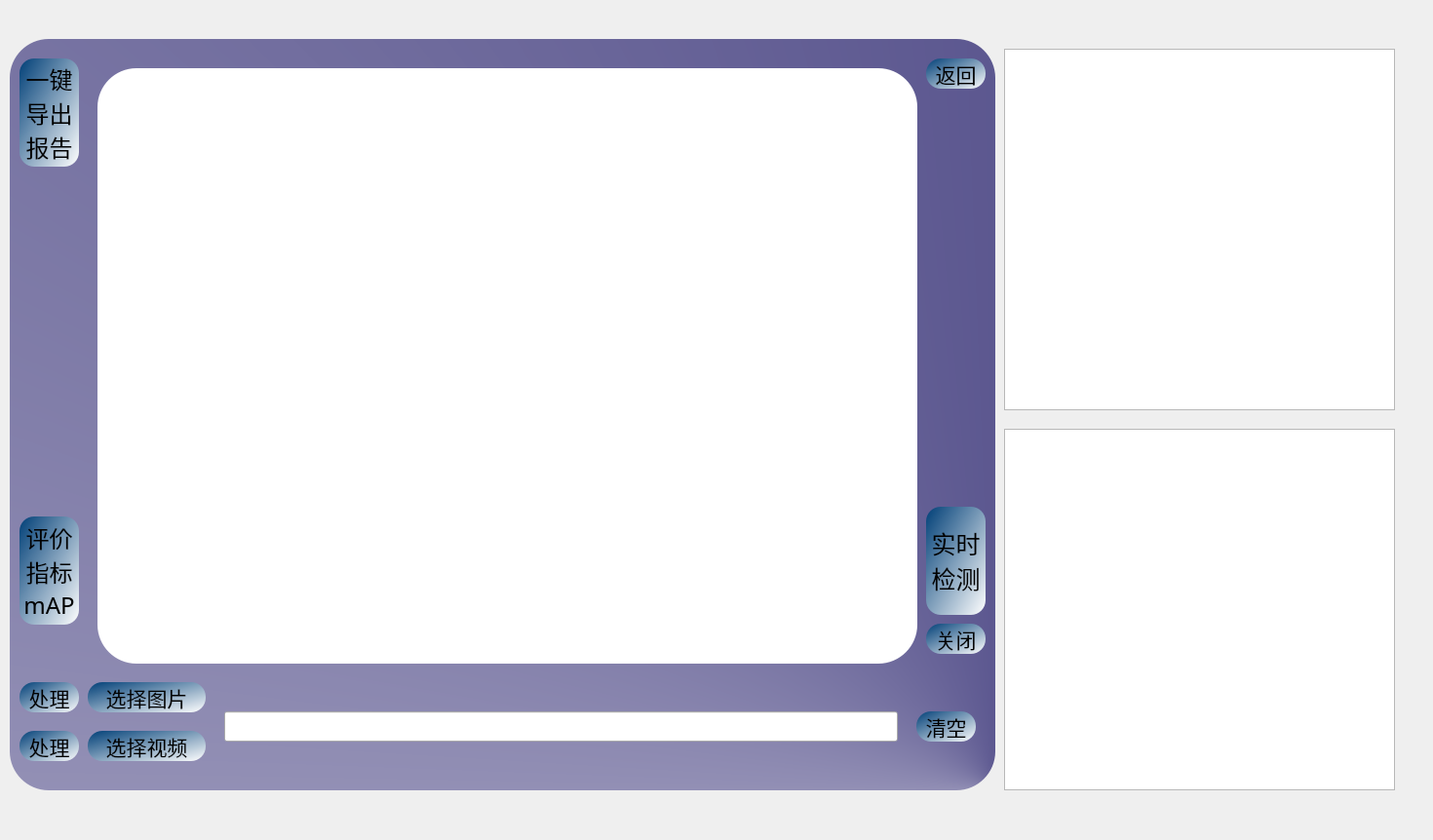
<?xml version="1.0" encoding="UTF-8"?>
<ui version="4.0">
 <class>Form</class>
 <widget class="QWidget" name="Form">
  <property name="geometry">
   <rect>
    <x>0</x>
    <y>0</y>
    <width>1470</width>
    <height>862</height>
   </rect>
  </property>
  <property name="windowTitle">
   <string>Form</string>
  </property>
  <widget class="QLabel" name="label">
   <property name="geometry">
    <rect>
     <x>10</x>
     <y>40</y>
     <width>1011</width>
     <height>771</height>
    </rect>
   </property>
   <property name="palette">
    <palette>
     <active>
      <colorrole role="Button">
       <brush brushstyle="ConicalGradientPattern">
        <gradient centralx="1.000000000000000" centraly="1.000000000000000" angle="0.000000000000000" type="ConicalGradient" spread="PadSpread" coordinatemode="ObjectBoundingMode">
         <gradientstop position="0.000000000000000">
          <color alpha="255">
           <red>38</red>
           <green>32</green>
           <blue>107</blue>
          </color>
         </gradientstop>
         <gradientstop position="1.000000000000000">
          <color alpha="255">
           <red>255</red>
           <green>255</green>
           <blue>255</blue>
          </color>
         </gradientstop>
        </gradient>
       </brush>
      </colorrole>
      <colorrole role="Base">
       <brush brushstyle="ConicalGradientPattern">
        <gradient centralx="1.000000000000000" centraly="1.000000000000000" angle="0.000000000000000" type="ConicalGradient" spread="PadSpread" coordinatemode="ObjectBoundingMode">
         <gradientstop position="0.000000000000000">
          <color alpha="255">
           <red>38</red>
           <green>32</green>
           <blue>107</blue>
          </color>
         </gradientstop>
         <gradientstop position="1.000000000000000">
          <color alpha="255">
           <red>255</red>
           <green>255</green>
           <blue>255</blue>
          </color>
         </gradientstop>
        </gradient>
       </brush>
      </colorrole>
      <colorrole role="Window">
       <brush brushstyle="ConicalGradientPattern">
        <gradient centralx="1.000000000000000" centraly="1.000000000000000" angle="0.000000000000000" type="ConicalGradient" spread="PadSpread" coordinatemode="ObjectBoundingMode">
         <gradientstop position="0.000000000000000">
          <color alpha="255">
           <red>38</red>
           <green>32</green>
           <blue>107</blue>
          </color>
         </gradientstop>
         <gradientstop position="1.000000000000000">
          <color alpha="255">
           <red>255</red>
           <green>255</green>
           <blue>255</blue>
          </color>
         </gradientstop>
        </gradient>
       </brush>
      </colorrole>
     </active>
     <inactive>
      <colorrole role="Button">
       <brush brushstyle="ConicalGradientPattern">
        <gradient centralx="1.000000000000000" centraly="1.000000000000000" angle="0.000000000000000" type="ConicalGradient" spread="PadSpread" coordinatemode="ObjectBoundingMode">
         <gradientstop position="0.000000000000000">
          <color alpha="255">
           <red>38</red>
           <green>32</green>
           <blue>107</blue>
          </color>
         </gradientstop>
         <gradientstop position="1.000000000000000">
          <color alpha="255">
           <red>255</red>
           <green>255</green>
           <blue>255</blue>
          </color>
         </gradientstop>
        </gradient>
       </brush>
      </colorrole>
      <colorrole role="Base">
       <brush brushstyle="ConicalGradientPattern">
        <gradient centralx="1.000000000000000" centraly="1.000000000000000" angle="0.000000000000000" type="ConicalGradient" spread="PadSpread" coordinatemode="ObjectBoundingMode">
         <gradientstop position="0.000000000000000">
          <color alpha="255">
           <red>38</red>
           <green>32</green>
           <blue>107</blue>
          </color>
         </gradientstop>
         <gradientstop position="1.000000000000000">
          <color alpha="255">
           <red>255</red>
           <green>255</green>
           <blue>255</blue>
          </color>
         </gradientstop>
        </gradient>
       </brush>
      </colorrole>
      <colorrole role="Window">
       <brush brushstyle="ConicalGradientPattern">
        <gradient centralx="1.000000000000000" centraly="1.000000000000000" angle="0.000000000000000" type="ConicalGradient" spread="PadSpread" coordinatemode="ObjectBoundingMode">
         <gradientstop position="0.000000000000000">
          <color alpha="255">
           <red>38</red>
           <green>32</green>
           <blue>107</blue>
          </color>
         </gradientstop>
         <gradientstop position="1.000000000000000">
          <color alpha="255">
           <red>255</red>
           <green>255</green>
           <blue>255</blue>
          </color>
         </gradientstop>
        </gradient>
       </brush>
      </colorrole>
     </inactive>
     <disabled>
      <colorrole role="Button">
       <brush brushstyle="ConicalGradientPattern">
        <gradient centralx="1.000000000000000" centraly="1.000000000000000" angle="0.000000000000000" type="ConicalGradient" spread="PadSpread" coordinatemode="ObjectBoundingMode">
         <gradientstop position="0.000000000000000">
          <color alpha="255">
           <red>38</red>
           <green>32</green>
           <blue>107</blue>
          </color>
         </gradientstop>
         <gradientstop position="1.000000000000000">
          <color alpha="255">
           <red>255</red>
           <green>255</green>
           <blue>255</blue>
          </color>
         </gradientstop>
        </gradient>
       </brush>
      </colorrole>
      <colorrole role="Base">
       <brush brushstyle="ConicalGradientPattern">
        <gradient centralx="1.000000000000000" centraly="1.000000000000000" angle="0.000000000000000" type="ConicalGradient" spread="PadSpread" coordinatemode="ObjectBoundingMode">
         <gradientstop position="0.000000000000000">
          <color alpha="255">
           <red>38</red>
           <green>32</green>
           <blue>107</blue>
          </color>
         </gradientstop>
         <gradientstop position="1.000000000000000">
          <color alpha="255">
           <red>255</red>
           <green>255</green>
           <blue>255</blue>
          </color>
         </gradientstop>
        </gradient>
       </brush>
      </colorrole>
      <colorrole role="Window">
       <brush brushstyle="ConicalGradientPattern">
        <gradient centralx="1.000000000000000" centraly="1.000000000000000" angle="0.000000000000000" type="ConicalGradient" spread="PadSpread" coordinatemode="ObjectBoundingMode">
         <gradientstop position="0.000000000000000">
          <color alpha="255">
           <red>38</red>
           <green>32</green>
           <blue>107</blue>
          </color>
         </gradientstop>
         <gradientstop position="1.000000000000000">
          <color alpha="255">
           <red>255</red>
           <green>255</green>
           <blue>255</blue>
          </color>
         </gradientstop>
        </gradient>
       </brush>
      </colorrole>
     </disabled>
    </palette>
   </property>
   <property name="styleSheet">
    <string notr="true">background-color: qconicalgradient(cx:1, cy:1, angle:0, stop:0 rgba(38, 32, 107, 255), stop:1 rgba(255, 255, 255, 255));
border-top-left-radius:40px;
border-bottom-left-radius:40px;

border-bottom-right-radius:40px;

border-top-right-radius:40px;</string>
   </property>
   <property name="text">
    <string/>
   </property>
  </widget>
  <widget class="QPushButton" name="pushButton2_3">
   <property name="geometry">
    <rect>
     <x>950</x>
     <y>60</y>
     <width>61</width>
     <height>31</height>
    </rect>
   </property>
   <property name="font">
    <font>
     <family>华文新魏</family>
     <pointsize>16</pointsize>
     <weight>50</weight>
     <bold>false</bold>
    </font>
   </property>
   <property name="styleSheet">
    <string notr="true">QPushButton{
		
	background-color: qlineargradient(spread:pad, x1:0, y1:0, x2:1, y2:1, stop:0 rgba(0, 63, 119, 255), stop:1 rgba(255, 255, 255, 255));
	border-radius:15px;
	
	color: rgb(0, 0, 0);

}

QPushButton:hover{
	background-color: qlineargradient(spread:pad, x1:0, y1:0, x2:1, y2:1, stop:0 rgba(0, 12, 83, 255), stop:1 rgba(255, 255, 255, 255));
}
QPushButton:pressed{
padding-top:7px;
padding-left:7px;
}</string>
   </property>
   <property name="text">
    <string>返回</string>
   </property>
  </widget>
  <widget class="QPushButton" name="pushButton2_5">
   <property name="geometry">
    <rect>
     <x>90</x>
     <y>700</y>
     <width>121</width>
     <height>31</height>
    </rect>
   </property>
   <property name="font">
    <font>
     <family>华文新魏</family>
     <pointsize>16</pointsize>
     <weight>50</weight>
     <bold>false</bold>
    </font>
   </property>
   <property name="styleSheet">
    <string notr="true">QPushButton{
		
	background-color: qlineargradient(spread:pad, x1:0, y1:0, x2:1, y2:1, stop:0 rgba(0, 63, 119, 255), stop:1 rgba(255, 255, 255, 255));
	border-radius:15px;
	
	color: rgb(0, 0, 0);

}

QPushButton:hover{
	background-color: qlineargradient(spread:pad, x1:0, y1:0, x2:1, y2:1, stop:0 rgba(0, 12, 83, 255), stop:1 rgba(255, 255, 255, 255));
}
QPushButton:pressed{
padding-top:7px;
padding-left:7px;
}</string>
   </property>
   <property name="text">
    <string>选择图片</string>
   </property>
  </widget>
  <widget class="QPushButton" name="pushButton2_6">
   <property name="geometry">
    <rect>
     <x>90</x>
     <y>750</y>
     <width>121</width>
     <height>31</height>
    </rect>
   </property>
   <property name="font">
    <font>
     <family>华文新魏</family>
     <pointsize>16</pointsize>
     <weight>50</weight>
     <bold>false</bold>
    </font>
   </property>
   <property name="styleSheet">
    <string notr="true">QPushButton{
		
	background-color: qlineargradient(spread:pad, x1:0, y1:0, x2:1, y2:1, stop:0 rgba(0, 63, 119, 255), stop:1 rgba(255, 255, 255, 255));
	border-radius:15px;
	
	color: rgb(0, 0, 0);

}

QPushButton:hover{
	background-color: qlineargradient(spread:pad, x1:0, y1:0, x2:1, y2:1, stop:0 rgba(0, 12, 83, 255), stop:1 rgba(255, 255, 255, 255));
}
QPushButton:pressed{
padding-top:7px;
padding-left:7px;
}</string>
   </property>
   <property name="text">
    <string>选择视频</string>
   </property>
  </widget>
  <widget class="QLineEdit" name="lineEdit_2">
   <property name="geometry">
    <rect>
     <x>230</x>
     <y>730</y>
     <width>691</width>
     <height>31</height>
    </rect>
   </property>
  </widget>
  <widget class="QPushButton" name="pushButton2_4">
   <property name="geometry">
    <rect>
     <x>20</x>
     <y>750</y>
     <width>61</width>
     <height>31</height>
    </rect>
   </property>
   <property name="font">
    <font>
     <family>华文新魏</family>
     <pointsize>16</pointsize>
     <weight>50</weight>
     <bold>false</bold>
    </font>
   </property>
   <property name="styleSheet">
    <string notr="true">QPushButton{
		
	background-color: qlineargradient(spread:pad, x1:0, y1:0, x2:1, y2:1, stop:0 rgba(0, 63, 119, 255), stop:1 rgba(255, 255, 255, 255));
	border-radius:15px;
	
	color: rgb(0, 0, 0);

}

QPushButton:hover{
	background-color: qlineargradient(spread:pad, x1:0, y1:0, x2:1, y2:1, stop:0 rgba(0, 12, 83, 255), stop:1 rgba(255, 255, 255, 255));
}
QPushButton:pressed{
padding-top:7px;
padding-left:7px;
}</string>
   </property>
   <property name="text">
    <string>处理</string>
   </property>
  </widget>
  <widget class="QPushButton" name="pushButton2_7">
   <property name="geometry">
    <rect>
     <x>950</x>
     <y>520</y>
     <width>61</width>
     <height>111</height>
    </rect>
   </property>
   <property name="font">
    <font>
     <family>华文新魏</family>
     <pointsize>19</pointsize>
     <weight>50</weight>
     <bold>false</bold>
    </font>
   </property>
   <property name="styleSheet">
    <string notr="true">QPushButton{
		
	background-color: qlineargradient(spread:pad, x1:0, y1:0, x2:1, y2:1, stop:0 rgba(0, 63, 119, 255), stop:1 rgba(255, 255, 255, 255));
	border-radius:15px;
	
	color: rgb(0, 0, 0);

}

QPushButton:hover{
	background-color: qlineargradient(spread:pad, x1:0, y1:0, x2:1, y2:1, stop:0 rgba(0, 12, 83, 255), stop:1 rgba(255, 255, 255, 255));
}
QPushButton:pressed{
padding-top:7px;
padding-left:7px;
}</string>
   </property>
   <property name="text">
    <string>实时
检测</string>
   </property>
  </widget>
  <widget class="QPushButton" name="pushButton2_8">
   <property name="geometry">
    <rect>
     <x>20</x>
     <y>60</y>
     <width>61</width>
     <height>111</height>
    </rect>
   </property>
   <property name="font">
    <font>
     <family>华文新魏</family>
     <pointsize>18</pointsize>
     <weight>50</weight>
     <bold>false</bold>
    </font>
   </property>
   <property name="styleSheet">
    <string notr="true">QPushButton{
		
	background-color: qlineargradient(spread:pad, x1:0, y1:0, x2:1, y2:1, stop:0 rgba(0, 63, 119, 255), stop:1 rgba(255, 255, 255, 255));
	border-radius:15px;
	
	color: rgb(0, 0, 0);

}

QPushButton:hover{
	background-color: qlineargradient(spread:pad, x1:0, y1:0, x2:1, y2:1, stop:0 rgba(0, 12, 83, 255), stop:1 rgba(255, 255, 255, 255));
}
QPushButton:pressed{
padding-top:7px;
padding-left:7px;
}</string>
   </property>
   <property name="text">
    <string>一键
导出
报告</string>
   </property>
  </widget>
  <widget class="QLabel" name="label_2">
   <property name="geometry">
    <rect>
     <x>100</x>
     <y>70</y>
     <width>841</width>
     <height>611</height>
    </rect>
   </property>
   <property name="styleSheet">
    <string notr="true">
border-top-left-radius:40px;
border-bottom-left-radius:40px;

border-bottom-right-radius:40px;

border-top-right-radius:40px;
background-color: rgb(255, 255, 255);</string>
   </property>
   <property name="text">
    <string/>
   </property>
  </widget>
  <widget class="QPushButton" name="pushButton2_9">
   <property name="geometry">
    <rect>
     <x>940</x>
     <y>730</y>
     <width>61</width>
     <height>31</height>
    </rect>
   </property>
   <property name="font">
    <font>
     <family>华文新魏</family>
     <pointsize>16</pointsize>
     <weight>50</weight>
     <bold>false</bold>
    </font>
   </property>
   <property name="styleSheet">
    <string notr="true">QPushButton{
		
	background-color: qlineargradient(spread:pad, x1:0, y1:0, x2:1, y2:1, stop:0 rgba(0, 63, 119, 255), stop:1 rgba(255, 255, 255, 255));
	border-radius:15px;
	
	color: rgb(0, 0, 0);

}

QPushButton:hover{
	background-color: qlineargradient(spread:pad, x1:0, y1:0, x2:1, y2:1, stop:0 rgba(0, 12, 83, 255), stop:1 rgba(255, 255, 255, 255));
}
QPushButton:pressed{
padding-top:7px;
padding-left:7px;
}</string>
   </property>
   <property name="text">
    <string>清空</string>
   </property>
  </widget>
  <widget class="QPushButton" name="pushButton2_10">
   <property name="geometry">
    <rect>
     <x>20</x>
     <y>530</y>
     <width>61</width>
     <height>111</height>
    </rect>
   </property>
   <property name="font">
    <font>
     <family>华文新魏</family>
     <pointsize>18</pointsize>
     <weight>50</weight>
     <bold>false</bold>
    </font>
   </property>
   <property name="styleSheet">
    <string notr="true">QPushButton{
		
	background-color: qlineargradient(spread:pad, x1:0, y1:0, x2:1, y2:1, stop:0 rgba(0, 63, 119, 255), stop:1 rgba(255, 255, 255, 255));
	border-radius:15px;
	
	color: rgb(0, 0, 0);

}

QPushButton:hover{
	background-color: qlineargradient(spread:pad, x1:0, y1:0, x2:1, y2:1, stop:0 rgba(0, 12, 83, 255), stop:1 rgba(255, 255, 255, 255));
}
QPushButton:pressed{
padding-top:7px;
padding-left:7px;
}</string>
   </property>
   <property name="text">
    <string>评价
指标
mAP</string>
   </property>
  </widget>
  <widget class="QPushButton" name="pushButton2_11">
   <property name="geometry">
    <rect>
     <x>950</x>
     <y>640</y>
     <width>61</width>
     <height>31</height>
    </rect>
   </property>
   <property name="font">
    <font>
     <family>华文新魏</family>
     <pointsize>16</pointsize>
     <weight>50</weight>
     <bold>false</bold>
    </font>
   </property>
   <property name="styleSheet">
    <string notr="true">QPushButton{
		
	background-color: qlineargradient(spread:pad, x1:0, y1:0, x2:1, y2:1, stop:0 rgba(0, 63, 119, 255), stop:1 rgba(255, 255, 255, 255));
	border-radius:15px;
	
	color: rgb(0, 0, 0);

}

QPushButton:hover{
	background-color: qlineargradient(spread:pad, x1:0, y1:0, x2:1, y2:1, stop:0 rgba(0, 12, 83, 255), stop:1 rgba(255, 255, 255, 255));
}
QPushButton:pressed{
padding-top:7px;
padding-left:7px;
}</string>
   </property>
   <property name="text">
    <string>关闭</string>
   </property>
  </widget>
  <widget class="QPushButton" name="pushButton2_12">
   <property name="geometry">
    <rect>
     <x>20</x>
     <y>700</y>
     <width>61</width>
     <height>31</height>
    </rect>
   </property>
   <property name="font">
    <font>
     <family>华文新魏</family>
     <pointsize>16</pointsize>
     <weight>50</weight>
     <bold>false</bold>
    </font>
   </property>
   <property name="styleSheet">
    <string notr="true">QPushButton{
		
	background-color: qlineargradient(spread:pad, x1:0, y1:0, x2:1, y2:1, stop:0 rgba(0, 63, 119, 255), stop:1 rgba(255, 255, 255, 255));
	border-radius:15px;
	
	color: rgb(0, 0, 0);

}

QPushButton:hover{
	background-color: qlineargradient(spread:pad, x1:0, y1:0, x2:1, y2:1, stop:0 rgba(0, 12, 83, 255), stop:1 rgba(255, 255, 255, 255));
}
QPushButton:pressed{
padding-top:7px;
padding-left:7px;
}</string>
   </property>
   <property name="text">
    <string>处理</string>
   </property>
  </widget>
  <widget class="QGraphicsView" name="graphicsView">
   <property name="geometry">
    <rect>
     <x>1030</x>
     <y>50</y>
     <width>401</width>
     <height>371</height>
    </rect>
   </property>
  </widget>
  <widget class="QGraphicsView" name="graphicsView_2">
   <property name="geometry">
    <rect>
     <x>1030</x>
     <y>440</y>
     <width>401</width>
     <height>371</height>
    </rect>
   </property>
  </widget>
 </widget>
 <resources>
  <include location="resource.qrc"/>
 </resources>
 <connections>
  <connection>
   <sender>pushButton2_3</sender>
   <signal>clicked()</signal>
   <receiver>Form</receiver>
   <slot>close()</slot>
   <hints>
    <hint type="sourcelabel">
     <x>641</x>
     <y>608</y>
    </hint>
    <hint type="destinationlabel">
     <x>742</x>
     <y>766</y>
    </hint>
   </hints>
  </connection>
  <connection>
   <sender>pushButton2_9</sender>
   <signal>clicked()</signal>
   <receiver>lineEdit_2</receiver>
   <slot>clear()</slot>
   <hints>
    <hint type="sourcelabel">
     <x>982</x>
     <y>772</y>
    </hint>
    <hint type="destinationlabel">
     <x>745</x>
     <y>744</y>
    </hint>
   </hints>
  </connection>
  <connection>
   <sender>pushButton2_9</sender>
   <signal>clicked()</signal>
   <receiver>label_2</receiver>
   <slot>clear()</slot>
   <hints>
    <hint type="sourcelabel">
     <x>975</x>
     <y>761</y>
    </hint>
    <hint type="destinationlabel">
     <x>830</x>
     <y>511</y>
    </hint>
   </hints>
  </connection>
 </connections>
</ui>
